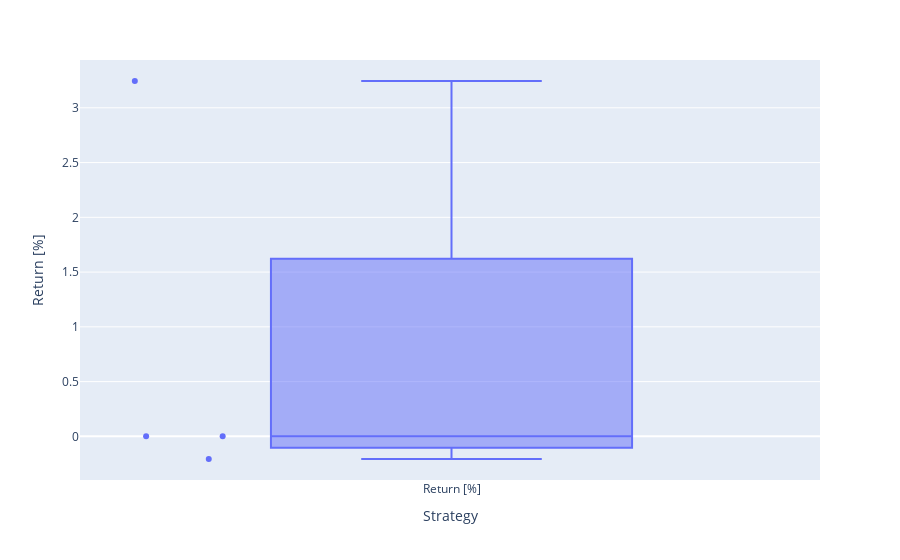

Source (notebook cell):
### Code cell
#散布図を表示
fig = px.box(df["Return [%]"], points = "all")
fig.update_layout(
    xaxis_title = "Strategy",
    yaxis_title = "Return [%]"
)
fig.show()

### Figure 1 — Plotly figure (JSON) as saved in the notebook; plotly's stock layout.template omitted (floating-point values rounded to 4 significant figures)
{"data": [{"alignmentgroup": "True", "boxpoints": "all", "hovertemplate": "variable=%{x}<br>value=%{y}<extra></extra>", "legendgroup": "", "marker": {"color": "#636efa"}, "name": "", "notched": false, "offsetgroup": "", "orientation": "v", "showlegend": false, "type": "box", "x": ["Return [%]", "Return [%]", "Return [%]", "Return [%]"], "x0": " ", "xaxis": "x", "y": [0, 0, -0.2067, 3.245], "y0": " ", "yaxis": "y"}], "layout": {"boxmode": "group", "legend": {"tracegroupgap": 0}, "margin": {"t": 60}, "xaxis": {"anchor": "y", "domain": [0, 1], "title": {"text": "Strategy"}}, "yaxis": {"anchor": "x", "domain": [0, 1], "title": {"text": "Return [%]"}}}}
